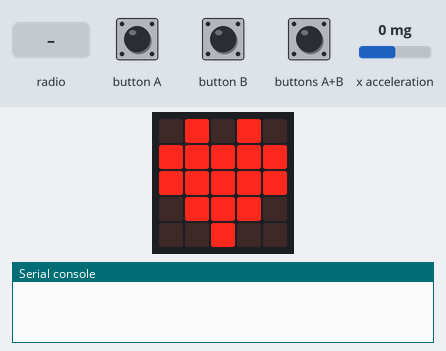
Bench run of a program on a simulated BBC micro:bit running MicroPython. Shown: the board's 5×5 LED display, the last lines printed to the serial console. The test bench sets the inputs (shaded band); at power-on: x acceleration 0 mg. No radio messages arrive unless stated (any console line starting 'radio sent:' is added by the test bench).

Above: at 1.2 s.
1.3 s: x acceleration set to -378 mg
2.8 s: x acceleration set to -431 mg
At 3.4 s:
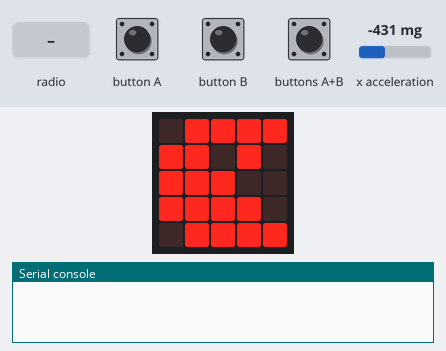
At 3.9 s:
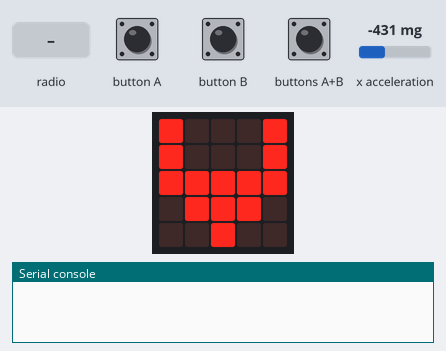
5.8 s: buttons A+B pressed for 1 s
At 6.2 s:
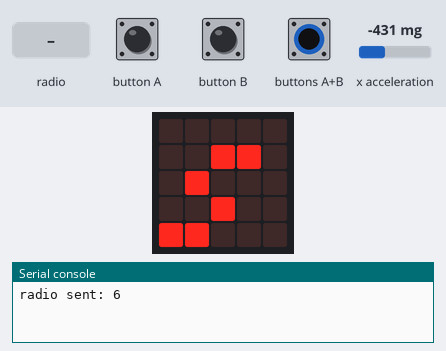
7.4 s: radio message "1" arrives
10.4 s: buttons A+B pressed for 0.15 s
At 13.5 s:
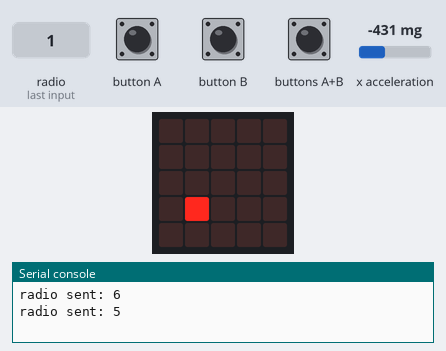
13.6 s: x acceleration set to 750 mg
Timing chart, 0 to 16.6 s (numbered marks = the images above; inputs shaded):
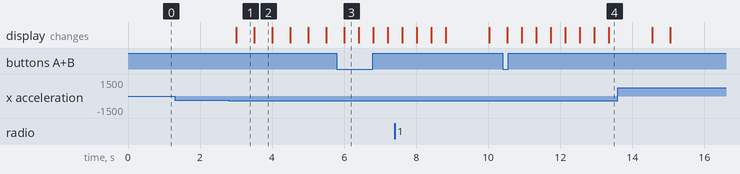

Measured:
- the behaviour switches between -400 and -401 mg on x acceleration (found by bisection; images 0 and 1)
- after the input at 1.3 s, every drawn part: stays the same
- after the input at 2.8 s, the display: changes after 0.20 s (image 1)
- after the input at 5.8 s, the display: changes after 0.21 s (image 3)
- after the input at 10.4 s, the display: first changes after 0.13 s (image 4 shows a later state)
- what the display in image 1 shows lasts 0.5 s, from 3.0 s to 3.5 s
- what the display in image 3 shows lasts 0.4 s, from 6.0 s to 6.4 s

The program:

emoticon_switcher_challenge1.py
```python
from microbit import *
import radio

# Create a dictonary of our emoticon images
images = {
    1: Image.HEART,
    2: Image.HEART_SMALL,
    3: Image.HAPPY,
    4: Image.SAD,
    5: Image.SURPRISED,
    6: Image.ANGRY,
    7: Image.ASLEEP,
    8: Image.BUTTERFLY,
    9: Image.DIAMOND,
    10: Image.CONFUSED,
    11: Image.COW,
    12: Image.PACMAN,
}
index_num = 1

# Set the radio channel to 10
radio.config(channel=10)
radio.on()

while True:
    # Capture received radio data
    incoming = radio.receive()

    # check for tilting and change index_num
    x_tilt = accelerometer.get_x()
    if x_tilt > 400:
        index_num += 1
    if x_tilt < -400:
        index_num -= 1

    # Send the current emoticon if both buttons pressed together
    if button_a.is_pressed() and button_b.is_pressed():
        radio.send(str(index_num))
        display.show("sending...")

    # If there's incoming data, show the emoticon that's been received
    if incoming:
        display.show(Image.TARGET)
        sleep(500)
        display.show(images[int(incoming)])
        sleep(2000)

    # Keep the index_num within the valid dictionary key range
    if index_num > 12:
        index_num = 1
    elif index_num < 1:
        index_num = 12

    # Show the current image
    display.show(images[index_num])
    sleep(500)
```
